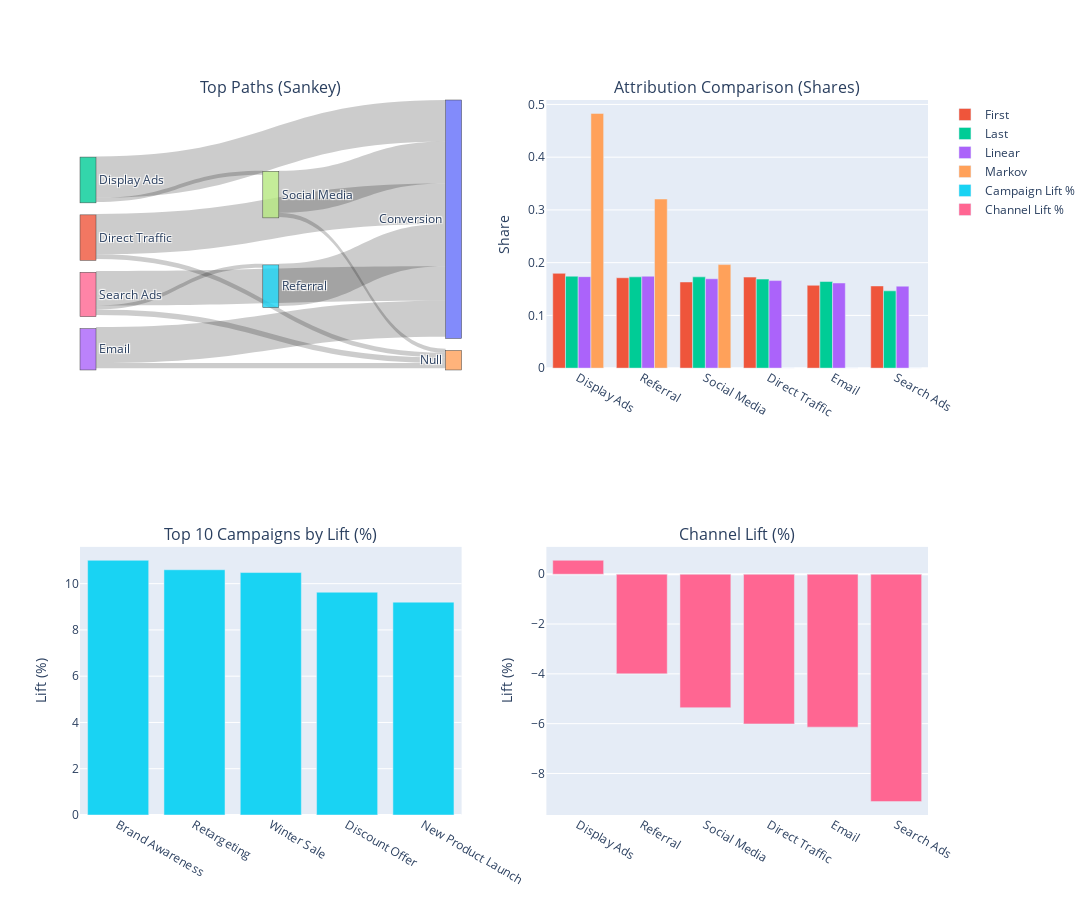

Write notebook code for a chart like this one.
### Code cell
fig.show()
dash_path = VIS_DIR / "dashboard_2x2.html"
fig.write_html(str(dash_path))
print(f" Dashboard saved to {dash_path}")

### Figure 1 — Plotly figure (JSON) as saved in the notebook; plotly's stock layout.template omitted (floating-point values rounded to 4 significant figures)
{"data": [{"domain": {"x": [0, 0.45], "y": [0.625, 1]}, "link": {"source": [2, 1, 5, 7, 3, 6, 6, 3, 1, 6, 7, 2], "target": [0, 0, 0, 0, 0, 0, 4, 4, 4, 5, 4, 7], "value": [254, 248, 260, 259, 221, 211, 34, 31, 29, 25, 25, 25]}, "node": {"label": ["Conversion", "Direct Traffic", "Display Ads", "Email", "Null", "Referral", "Search Ads", "Social Media"], "pad": 12, "thickness": 16}, "type": "sankey"}, {"name": "First", "type": "bar", "x": ["Display Ads", "Referral", "Social Media", "Direct Traffic", "Email", "Search Ads"], "xaxis": "x", "y": [0.1798, 0.1714, 0.1634, 0.1726, 0.1571, 0.1558], "yaxis": "y"}, {"name": "Last", "type": "bar", "x": ["Display Ads", "Referral", "Social Media", "Direct Traffic", "Email", "Search Ads"], "xaxis": "x", "y": [0.1743, 0.173, 0.173, 0.1688, 0.1642, 0.1466], "yaxis": "y"}, {"name": "Linear", "type": "bar", "x": ["Display Ads", "Referral", "Social Media", "Direct Traffic", "Email", "Search Ads"], "xaxis": "x", "y": [0.1734, 0.1743, 0.1694, 0.166, 0.1614, 0.1554], "yaxis": "y"}, {"name": "Markov", "type": "bar", "x": ["Display Ads", "Referral", "Social Media", "Direct Traffic", "Email", "Search Ads"], "xaxis": "x", "y": [0.483, 0.3207, 0.1963, 0, 0, 0], "yaxis": "y"}, {"name": "Campaign Lift %", "type": "bar", "x": ["Brand Awareness", "Retargeting", "Winter Sale", "Discount Offer", "New Product Launch"], "xaxis": "x2", "y": [11.01, 10.6, 10.48, 9.63, 9.2], "yaxis": "y2"}, {"name": "Channel Lift %", "type": "bar", "x": ["Display Ads", "Referral", "Social Media", "Direct Traffic", "Email", "Search Ads"], "xaxis": "x3", "y": [0.56, -4, -5.36, -6.01, -6.14, -9.13], "yaxis": "y3"}], "layout": {"annotations": [{"font": {"size": 16}, "showarrow": false, "text": "Top Paths (Sankey)", "x": 0.225, "xanchor": "center", "xref": "paper", "y": 1, "yanchor": "bottom", "yref": "paper"}, {"font": {"size": 16}, "showarrow": false, "text": "Attribution Comparison (Shares)", "x": 0.775, "xanchor": "center", "xref": "paper", "y": 1, "yanchor": "bottom", "yref": "paper"}, {"font": {"size": 16}, "showarrow": false, "text": "Top 10 Campaigns by Lift (%)", "x": 0.225, "xanchor": "center", "xref": "paper", "y": 0.375, "yanchor": "bottom", "yref": "paper"}, {"font": {"size": 16}, "showarrow": false, "text": "Channel Lift (%)", "x": 0.775, "xanchor": "center", "xref": "paper", "y": 0.375, "yanchor": "bottom", "yref": "paper"}], "barmode": "group", "height": 900, "showlegend": true, "width": 1300, "xaxis": {"anchor": "y", "autorange": true, "domain": [0.55, 1], "range": [-0.5, 5.5], "type": "category"}, "xaxis2": {"anchor": "y2", "autorange": true, "domain": [0, 0.45], "range": [-0.5, 4.5], "type": "category"}, "xaxis3": {"anchor": "y3", "autorange": true, "domain": [0.55, 1], "range": [-0.5, 5.5], "type": "category"}, "yaxis": {"anchor": "x", "autorange": true, "domain": [0.625, 1], "range": [0, 0.5084], "title": {"text": "Share"}, "type": "linear"}, "yaxis2": {"anchor": "x2", "autorange": true, "domain": [0, 0.375], "range": [0, 11.59], "title": {"text": "Lift (%)"}, "type": "linear"}, "yaxis3": {"anchor": "x3", "autorange": true, "domain": [0, 0.375], "range": [-9.668, 1.098], "title": {"text": "Lift (%)"}, "type": "linear"}}}
